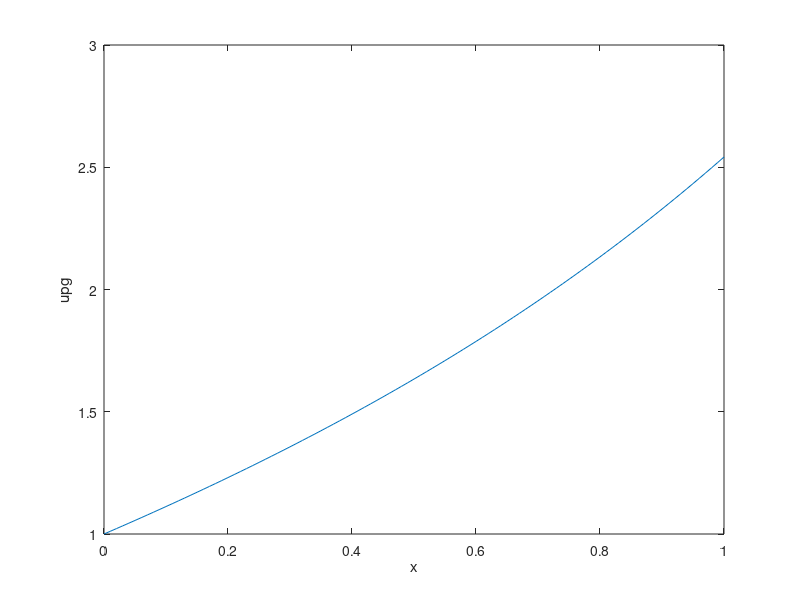

The MATLAB source for this figure:
%Finite Element Method HW#1
clear;
clc;
format long
% test function
ph1 = @(x) sin(x);
ph2 = @(x) x;
ph1d = @(x) cos(x);
ph2d = @(x) 1;

%trial function
ps1 = @(x) cos(x);
ps2 = @(x) exp(x);
ps3 = @(x) x;
ps1d = @(x) -sin(x);
ps2d = @(x) exp(x);
ps3d = @(x) 1;

M = zeros (3,3);
M (1, :)=[ps1(0), ps2(0), ps3(0)];
tmp21 = @(x) ph1d(x).*ps1d(x)+ph1(x).*ps1d(x)+ph1(x).*ps1(x);
M(2,1) = integral (tmp21, 0, 1);
tmp22 = @(x) ph1d(x).*ps2d(x)+ph1(x).*ps2d(x)+ph1(x).*ps2(x);
M(2,2) = integral (tmp22, 0, 1);
tmp23 = @(x) ph1d(x).*ps3d(x)+ph1(x).*ps3d(x)+ph1(x).*ps3(x);
M(2,3) = integral (tmp23, 0, 1);
tmp31 = @(x) ph2d(x).*ps1d(x)+ph2(x).*ps1d(x)+ph2(x).*ps1(x);
M(3,1) = integral (tmp31, 0, 1);
tmp32 = @(x) ph2d(x).*ps2d(x)+ph2(x).*ps2d(x)+ph2(x).*ps2(x);
M(3,2) = integral (tmp32, 0, 1);
tmp33 = @(x) ph2d(x).*ps3d(x)+ph2(x).*ps3d(x)+ph2(x).*ps3(x);
M(3,3) = integral (tmp33, 0, 1);

f = @(x) (x+1).*(x+1) + x-2 -sin(x)+ 2*cos(x);
tmpr1 = @(x) ph1(x).*f(x);
rhs1 = integral(tmpr1, 0, 1);
tmpr2 = @(x) ph2(x).*f(x);
rhs2 = integral(tmpr2, 0, 1);

rhs = [1; ph1(1)*(3-sin(1))+rhs1; ph2(1)*(3-sin(1))+rhs2];
vu = M\rhs;

u_pg = @(x) vu(1)*ps1(x)+vu(2)*ps2(x)+vu(3)*ps3(x);

u_pg(pi/5.7)

x=0:0.01:1;
plot(x, u_pg(x));
xlabel('x');
ylabel('upg');



    